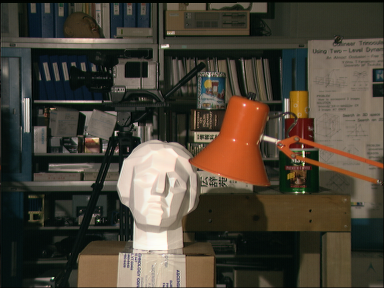
#> input picture Stereo/imL.png, 384 x 288 px, given in place of the camera
$ python TestImageAnalysis.py   (older library calls are emulated)
#> lines starting #> are read from the running program, lines starting #| are printed output that depends on the picture; after the words box and inside, x2 and y2 are one past the last pixel; in counts of white or black regions, pixels touching at a corner belong together
#> further down, frame is the input picture: shape (288, 384, 3); mean B, G, R 55.3, 67.6, 74.7
### MA/ImageAnalysis.py

# Import statements
#import pygame
#import pygame.camera
#from PIL import Image
import cv2
import numpy as np
import matplotlib.pyplot as plt

class ImageAnalysis():
        """Class with methods for image analysis"""

        def __init__(self):
                """Initialize method"""
                print("Initiate ImageAnalysis")

                # Set starting values
                WITDH = 320
                HEIGHT = 240
                filterLower = np.array([5,0,0])
                filterUpper = np.array([75,255,255])
                blockAnalyseYstart = 0
                blockAnalyseYend = 100

        # [14 lines left out: function faceDetection, not called in this run]

        def opticalFlow(self, current, previous, hsv):
                prvs = cv2.cvtColor(previous,cv2.COLOR_BGR2GRAY)
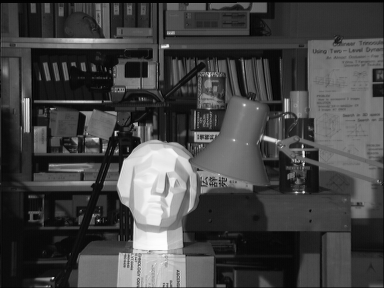
#> prvs: shape (288, 384); min 0, max 253, mean 68.3
                next = cv2.cvtColor(current,cv2.COLOR_BGR2GRAY)
                flow = cv2.calcOpticalFlowFarneback(prvs,next, None, 0.5, 3, 15, 3, 5, 1.2, 0)
                mag, ang = cv2.cartToPolar(flow[...,0], flow[...,1])
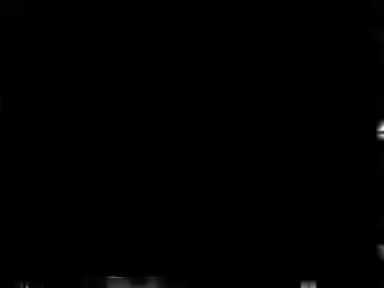
#> mag: shape (288, 384) float32; min 2.13e-12, max 0.207, mean 0.000433; drawn with min black and max white
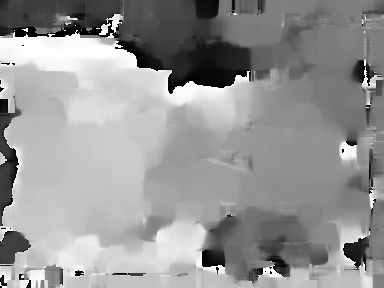
#> ang: shape (288, 384) float32; min 0.000164, max 6.28, mean 3.7; drawn with min black and max white
                hsv[...,0] = ang*180/np.pi/2
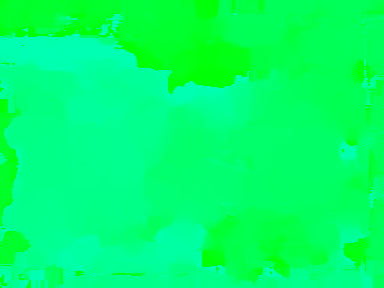
#> hsv: shape (288, 384, 3); mean of channels 0, 1, 2 105.5, 255, 0; drawn as B, G, R
                hsv[...,2] = cv2.normalize(mag,None,0,255,cv2.NORM_MINMAX)
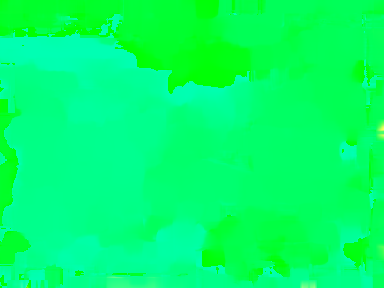
#> hsv: shape (288, 384, 3); 3.51% of pixels changed, all inside (x1, y1, x2, y2) = (0, 0, 384, 288); drawn as B, G, R
                bgr = cv2.cvtColor(hsv,cv2.COLOR_HSV2BGR)
                return(bgr)

        # [12 lines left out: function featureMatch, not called in this run]

        def edgeDetection(self, bgr):
                laplacian = cv2.Laplacian(bgr,cv2.CV_64F)
                return(laplacian)
                #sobelx = cv2.Sobel(frame,cv2.CV_64F,1,0,ksize=5)
                #sobely = cv2.Sobel(frame,cv2.CV_64F,0,1,ksize=5)

        # Method to apply color filter
        # [16 lines left out: functions colorFilter, smooth, not called in this run]

        def blurring(self,img):
                blur = cv2.GaussianBlur(img,(15,15),0)
                return(blur)

        def medianBlurring(self,img):
                median = cv2.medianBlur(img,15)
                return(median)

        def bilateralBlur(self,img):
                bilateral = cv2.bilateralFilter(img,15,75,75)
                return(bilateral)

        # [16 lines left out: function blockAnalyze, not called in this run]


### MA/TestImageAnalysis.py
import cv2
import numpy as np
import matplotlib.pyplot as plt
import time
from ImageAnalysis import ImageAnalysis

cap = cv2.VideoCapture(0)

IA = ImageAnalysis()

# Previous
_, frame = cap.read()
previous = frame
hsv = np.zeros_like(previous)
hsv[...,1] = 255

while True:

    # Current
    _, frame = cap.read()
    current = frame

    # Process image
    #res = IA.featureMatch(current,previous)
    res = IA.opticalFlow(current,previous, hsv)

    # Show result
    cv2.imshow('res',res)

    # Swap images
    previous = current

    # Reduce speed
    #time.sleep(1)

    if cv2.waitKey(1) & 0xFF == ord('q'):
#> (key q is pressed here)
        break

cap.release()
cv2.destroyAllWindows()
